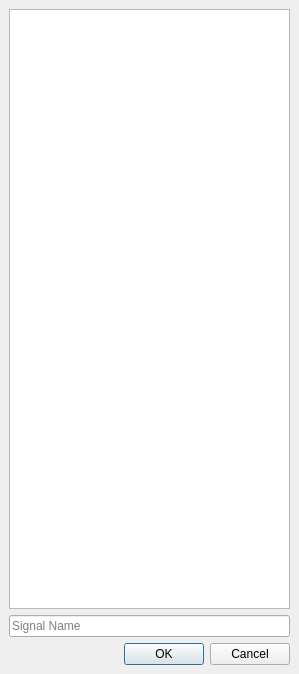
<?xml version="1.0" encoding="UTF-8"?>
<ui version="4.0">
 <class>DRSSignalResourceSelector</class>
 <widget class="QDialog" name="DRSSignalResourceSelector">
  <property name="geometry">
   <rect>
    <x>0</x>
    <y>0</y>
    <width>299</width>
    <height>674</height>
   </rect>
  </property>
  <property name="sizePolicy">
   <sizepolicy hsizetype="Expanding" vsizetype="Preferred">
    <horstretch>0</horstretch>
    <verstretch>0</verstretch>
   </sizepolicy>
  </property>
  <property name="windowTitle">
   <string>Audio System Panel</string>
  </property>
  <layout class="QVBoxLayout" name="verticalLayout_22">
   <property name="leftMargin">
    <number>9</number>
   </property>
   <property name="topMargin">
    <number>9</number>
   </property>
   <property name="rightMargin">
    <number>9</number>
   </property>
   <property name="bottomMargin">
    <number>9</number>
   </property>
   <item>
    <widget class="QListView" name="m_pSignalList">
     <property name="editTriggers">
      <set>QAbstractItemView::NoEditTriggers</set>
     </property>
     <property name="dragEnabled">
      <bool>true</bool>
     </property>
     <property name="dragDropMode">
      <enum>QAbstractItemView::DragOnly</enum>
     </property>
     <property name="selectionMode">
      <enum>QAbstractItemView::ExtendedSelection</enum>
     </property>
    </widget>
   </item>
   <item>
    <widget class="QLineEdit" name="m_pListFilter">
     <property name="alignment">
      <set>Qt::AlignLeading|Qt::AlignLeft|Qt::AlignVCenter</set>
     </property>
     <property name="placeholderText">
      <string>Signal Name</string>
     </property>
    </widget>
   </item>
   <item>
    <layout class="QHBoxLayout" name="horizontalLayout">
     <property name="topMargin">
      <number>0</number>
     </property>
     <item>
      <widget class="QDialogButtonBox" name="m_pButtons">
       <property name="standardButtons">
        <set>QDialogButtonBox::Cancel|QDialogButtonBox::Ok</set>
       </property>
      </widget>
     </item>
    </layout>
   </item>
  </layout>
 </widget>
 <resources/>
 <connections/>
</ui>
